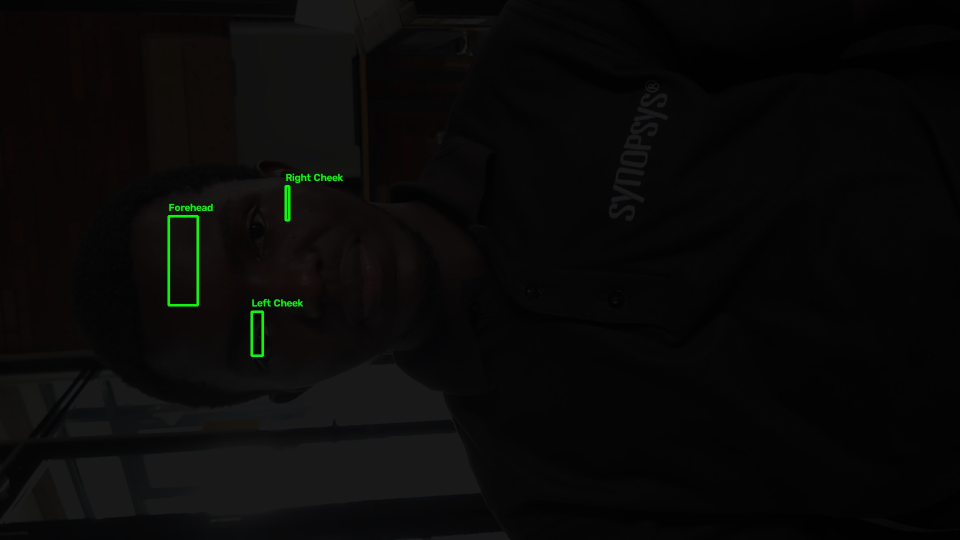
#> input picture C1_10_ROI_diagnostic.jpg, 1920 x 1080 px (shown at 1/2 size); its folder holds only this picture in this run
$ python -i facevitals_app.py   (imports and definitions only)
#> lines starting #> are read from the running program, lines starting #| are printed output that depends on the picture; after the words box and inside, x2 and y2 are one past the last pixel; in counts of white or black regions, pixels touching at a corner belong together
import tkinter as tk
from tkinter import messagebox, filedialog
import cv2
import mediapipe as mp
import numpy as np
import os
import time
import csv
from datetime import datetime
from collections import deque
from PIL import Image, ImageTk
from scipy.signal import butter, sosfilt, sosfilt_zi, sosfiltfilt


# ============================================================
# FACEVITALS - POS + CHROM LIVE / VIDEO APPLICATION
# ============================================================

FS_DEFAULT = 30.0
POS_WINDOW_SECONDS = 1.6
HR_WINDOW_SECONDS = 10.0
FFT_SIZE = 2048
LOW_HR = 0.7
HIGH_HR = 3.5
CONFIDENCE_THRESHOLD = 0.30
FILTER_ORDER = 4
UPDATE_INTERVAL_SECONDS = 1.0
MAX_ALGORITHM_DIFFERENCE = 10.0
MAX_HR_JUMP = 20.0
MIN_SKIN_RATIO = 0.10
MAX_SAMPLE_GAP_SECONDS = 0.15
MIN_VALID_REGIONS = 2
MAX_REGION_SPREAD = 12.0
MAX_AUTOCORR_DIFFERENCE = 15.0

# Forehead is a compact upper-face rectangle. Cheeks are rectangular
# sampling regions positioned from eye, nose-tip and upper-lip landmarks.
# The inner cheek edges stay well outside the nose wings.
FOREHEAD_ROI = (0.30, 0.08, 0.70, 0.27)
CHEEK_INNER_MARGIN = 0.13
CHEEK_OUTER_MARGIN = 0.15
CHEEK_TOP_MARGIN = 0.025
CHEEK_BOTTOM_MARGIN = 0.075
REGIONS = ["Forehead", "Left Cheek", "Right Cheek"]

BASE_DIR = os.path.dirname(os.path.abspath(__file__))
MODEL_PATH = os.path.join(BASE_DIR, "face_landmarker.task")

# [4 lines not run here, left out]

BaseOptions = mp.tasks.BaseOptions
FaceLandmarker = mp.tasks.vision.FaceLandmarker
FaceLandmarkerOptions = mp.tasks.vision.FaceLandmarkerOptions
RunningMode = mp.tasks.vision.RunningMode

# [5 lines that did not run here, left out]
# [1 line that did not run here, left out]


# ============================================================
# SESSION STATE
# ============================================================

capture = None
source_mode = None                 # "camera" or "video"
source_running = False
source_fps = FS_DEFAULT
session_fs = FS_DEFAULT
session_start = 0.0
last_mp_timestamp = -1
video_frame_index = 0
video_path = None
record_rows = []
camera_times = deque(maxlen=60)
after_id = None
last_reliable_result = None
latest_elapsed_seconds = 0.0
combined_history = deque(maxlen=6)
last_combined_history_second = -1

pos_window = int(round(FS_DEFAULT * POS_WINDOW_SECONDS))
hr_window = int(round(FS_DEFAULT * HR_WINDOW_SECONDS))
update_interval = int(round(FS_DEFAULT * UPDATE_INTERVAL_SECONDS))
pos_filter_sos = butter(
    FILTER_ORDER, [LOW_HR, HIGH_HR],
    btype="bandpass", fs=FS_DEFAULT, output="sos"
)


def configure_sampling(fs):
    """Configure filters and sample counts for the current source FPS."""
    global session_fs, pos_window, hr_window, update_interval, pos_filter_sos
    session_fs = float(fs)
    pos_window = max(24, int(round(session_fs * POS_WINDOW_SECONDS)))
    hr_window = max(100, int(round(session_fs * HR_WINDOW_SECONDS)))
    update_interval = max(1, int(round(session_fs * UPDATE_INTERVAL_SECONDS)))
    pos_filter_sos = butter(
        FILTER_ORDER, [LOW_HR, HIGH_HR],
        btype="bandpass", fs=session_fs, output="sos"
    )


def create_region_state():
    return {
        "rgb": deque(maxlen=pos_window),
        "overlap_sum": np.zeros(pos_window, dtype=float),
        "overlap_count": np.zeros(pos_window, dtype=float),
        "pos_filter_zi": None,
        "pos_filtered": deque(maxlen=hr_window),
        "chrom_rgb": deque(maxlen=pos_window),
        "chrom_overlap_sum": np.zeros(pos_window, dtype=float),
        "chrom_overlap_count": np.zeros(pos_window, dtype=float),
        "chrom_filtered": deque(maxlen=hr_window),
        "rgb_time_buffer": deque(maxlen=2),
        "next_sample_time": None,
        "last_rgb": None,
        "last_rgb_time": None,
        "chrom_sos": butter(
            FILTER_ORDER, [LOW_HR, HIGH_HR],
            btype="bandpass", fs=session_fs, output="sos"
        ),
        "pos_history": deque(maxlen=5),
        "chrom_history": deque(maxlen=5),
        "pos_hr": None,
        "chrom_hr": None,
        "pos_raw_hr": None,
        "chrom_raw_hr": None,
        "pos_confidence": 0.0,
        "chrom_confidence": 0.0,
        "pos_status": "Warming up",
        "chrom_status": "Warming up",
        "pos_previous_hr": None,
        "chrom_previous_hr": None,
        "pos_pending_hr": None,
        "chrom_pending_hr": None,
        "pos_pending_count": 0,
        "chrom_pending_count": 0,
        "pos_sample_count": 0,
        "chrom_sample_count": 0,
        "pos_last_update": 0,
        "chrom_last_update": 0,
        "pos_last_good_time": None,
        "chrom_last_good_time": None,
        "pos_peak_diagnostics": "", "chrom_peak_diagnostics": "",
        "pos_autocorr_bpm": None, "chrom_autocorr_bpm": None,
    }


region_states = {}


def reset_all_regions():
    global region_states
    region_states = {name: create_region_state() for name in REGIONS}


configure_sampling(FS_DEFAULT)
reset_all_regions()


# ============================================================
# FACE / SKIN / RGB EXTRACTION
# ============================================================

def create_skin_mask(rgb_image):
    """
    Build a deliberately broad skin candidate mask for face-only ROIs.

    HSV hue helps reject unrelated colours, while YCrCb is less dependent
    on brightness. The broad ranges are intended to tolerate varied
    illumination and skin tones; the face-landmark ROI remains the main
    spatial constraint, not this colour mask alone.
    """
    hsv = cv2.cvtColor(rgb_image, cv2.COLOR_RGB2HSV)
#> hsv: shape (1080, 1920, 3); mean H, S, V 12.4, 27.7, 10.1
    ycrcb = cv2.cvtColor(rgb_image, cv2.COLOR_RGB2YCrCb)
#> ycrcb: shape (1080, 1920, 3); mean of channels 0, 1, 2 9.1, 128.1, 127.5

    hsv_mask = cv2.inRange(
        hsv, np.array([0, 10, 12]), np.array([28, 220, 255])
    )
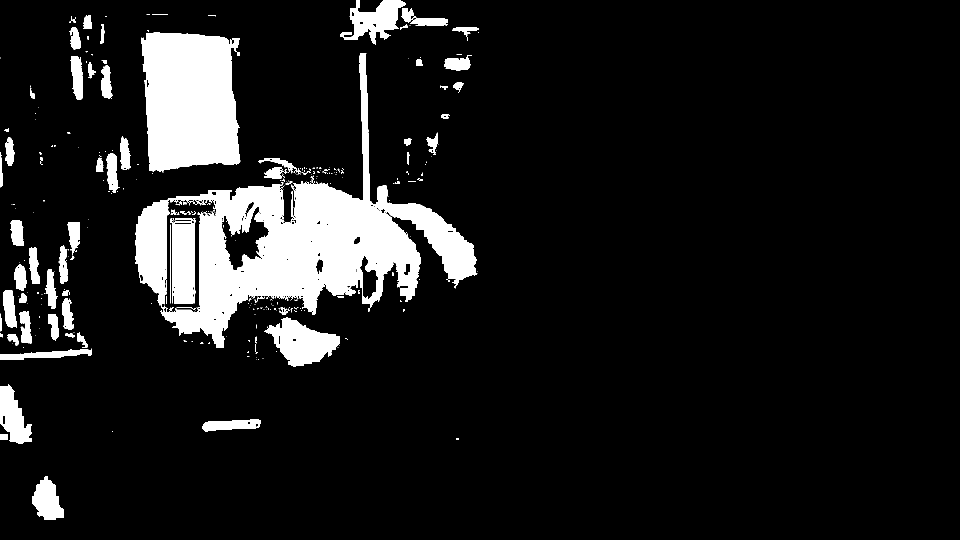
#> hsv_mask: shape (1080, 1920) (shown at 1/2 size); 10.6% white; 332 white regions (246 under 20 px), largest, box (x1, y1, x2, y2) and area: (270, 106, 955, 696) 110326, (282, 65, 481, 345) 47229, (529, 634, 680, 734) 8328
    hsv_mask |= cv2.inRange(
        hsv, np.array([155, 10, 12]), np.array([180, 220, 255])
    )
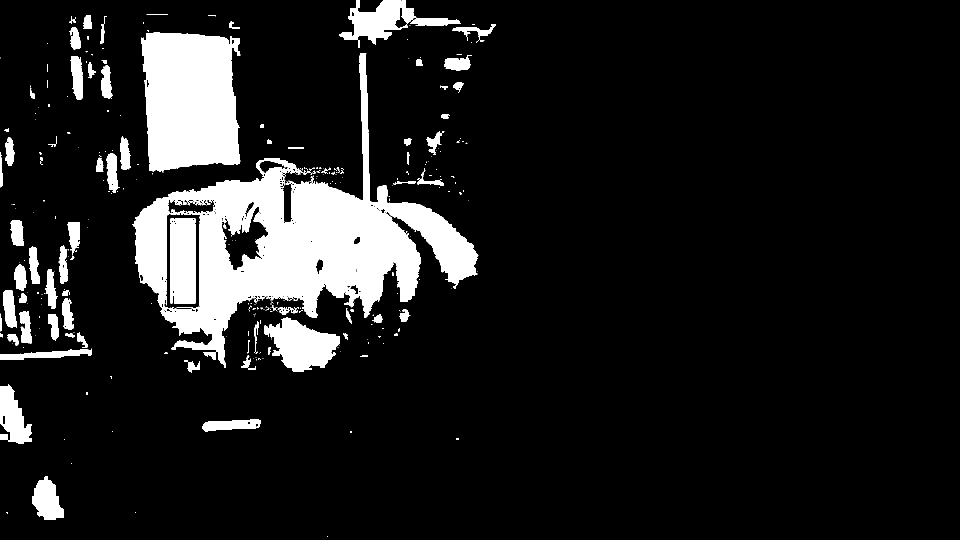
#> hsv_mask: shape (1080, 1920) (shown at 1/2 size); 11.6% white; 323 white regions (226 under 20 px), largest, box (x1, y1, x2, y2) and area: (264, 106, 957, 736) 123800, (282, 65, 481, 345) 47424, (529, 634, 680, 744) 9926
    ycrcb_mask = cv2.inRange(
        ycrcb, np.array([8, 118, 58]), np.array([255, 190, 150])
    )
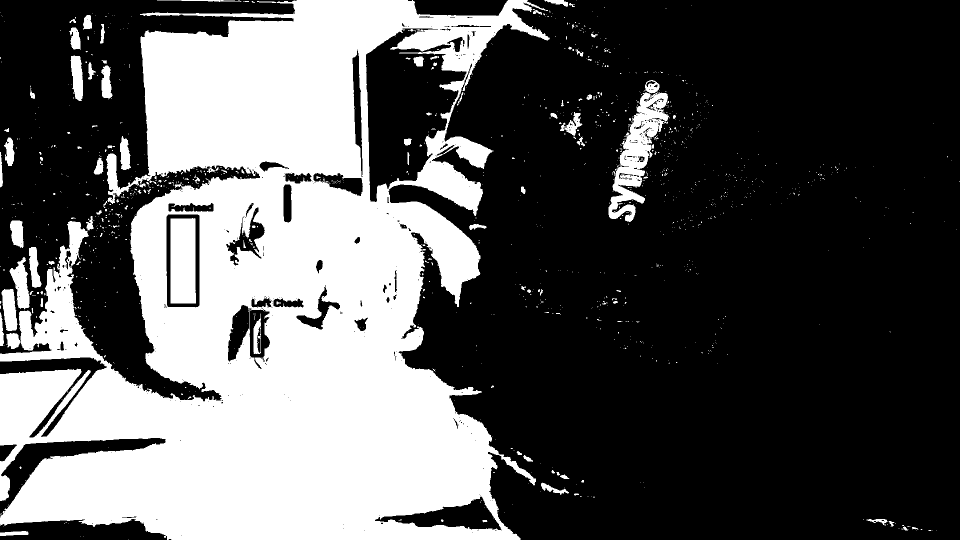
#> ycrcb_mask: shape (1080, 1920) (shown at 1/2 size); 34.9% white; 1239 white regions (1120 under 20 px), largest, box (x1, y1, x2, y2) and area: (0, 0, 1100, 1080) 675677, (1217, 185, 1338, 444) 11889, (341, 436, 392, 607) 8525
    return cv2.bitwise_or(hsv_mask, ycrcb_mask)
#> returned value: shape (1080, 1920); 34.9% white; 1248 white regions (1124 under 20 px), largest, box (x1, y1, x2, y2) and area: (0, 0, 1100, 1080) 675689, (1217, 185, 1338, 444) 11889, (341, 436, 392, 607) 8525


# [449 lines left out: functions extract_roi_rgb, process_pos, process_chrom, process_timestamped_rgb, estimate_hr_from_signal, signal_diagnostics and 2 more, not called in this run]

# ============================================================
# TKINTER USER INTERFACE
# ============================================================

# [5 lines not run here, left out]

# [4 lines that did not run here, left out]
# [1 line not run here, left out]

# [4 lines that did not run here, left out]
# [1 line not run here, left out]

# [1 line that did not run here, left out]
# [1 line not run here, left out]

# [5 lines that did not run here, left out]
# [2 lines not run here, left out]

# [4 lines that did not run here, left out]
# [1 line not run here, left out]

# [5 lines that did not run here, left out]
# [2 lines not run here, left out]

# [4 lines left out: function make_label, not called in this run]


# [1 line not run here, left out]
# [1 line that did not run here, left out]
# [1 line not run here, left out]
# [1 line that did not run here, left out]
# [1 line not run here, left out]
# [1 line that did not run here, left out]
# [1 line that did not run here, left out]
# [3 lines that did not run here, left out]

# [1 line not run here, left out]

region_labels = {}
# [11 lines not run here, left out]

# [4 lines that did not run here, left out]
# [1 line not run here, left out]


# ============================================================
# CSV EXPORT
# ============================================================

# [474 lines left out: functions save_results, process_frame, show_frame, source_update, start_camera, upload_video and 1 more, not called in this run]


# ============================================================
# BUTTONS / SHUTDOWN
# ============================================================

# [1 line that did not run here, left out]
# [1 line not run here, left out]

def make_button(text, command, color):
    button = tk.Button(
        controls, text=text, command=command,
        font=("Arial", 11, "bold"), bg=color, fg="white",
        width=15, relief="flat", padx=4, pady=7
    )
    button.pack(side="left", padx=6)
    return button


# [2 lines not run here, left out]
# [1 line that did not run here, left out]
# [1 line not run here, left out]


# [7 lines left out: function close_application, not called in this run]


# [2 lines not run here, left out]

>>> import cv2
>>> picture = cv2.cvtColor(cv2.imread('C1_10_ROI_diagnostic.jpg'), cv2.COLOR_BGR2RGB)
>>> result = create_skin_mask(picture)
